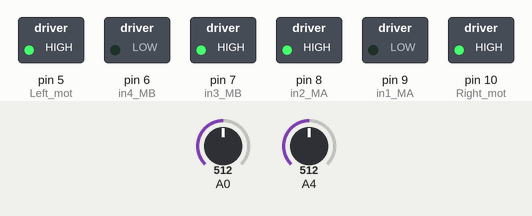
Simulated run of this sketch. Board: Arduino Uno, built with avr-gcc and run on an emulated ATmega328P. Parts: switched loads named in the sketch (green lamp = pin HIGH). Inputs (shaded band) come from the test bench; at power-on: A0 = 512, A4 = 512.

Above: at 1.2 s.
1.3 s: A0 set to 306
At 2.2 s:
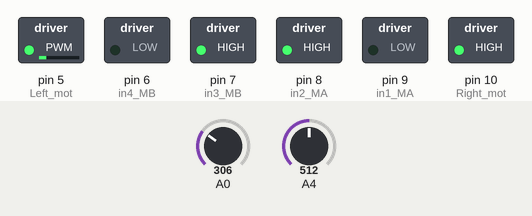
2.8 s: A4 set to 410
4.3 s: A4 set to 384
Timing chart, 0 to 5.2 s (numbered marks = the images above; inputs shaded):
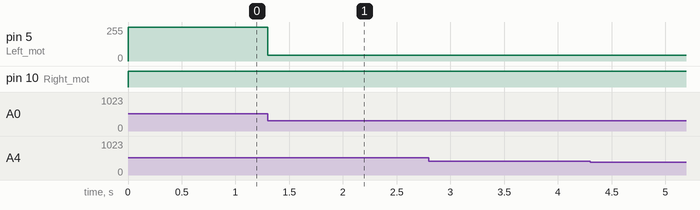

The sketch:

followerzero.ino
```cpp
#define Left_mot 5 // Left motor PWM
#define Right_mot 10 // Right motor PWM

int in1_MA = 9, in2_MA = 8, in3_MB = 7, in4_MB = 6;

int L_sens; // Left Sensor
int R_sens; // Right Sensor
int state; //which state the robot is in (turning left, turning right, straight)

void setup(){ // Will apply 5V to each of these pins when needed
  pinMode (Left_mot, OUTPUT);
  pinMode (Right_mot, OUTPUT);

  pinMode(in1_MA, OUTPUT);
  pinMode(in2_MA, OUTPUT);
  pinMode(in3_MB, OUTPUT);
  pinMode(in4_MB, OUTPUT);

  // set motor direction to forward
  digitalWrite(in1_MA, LOW);
  digitalWrite(in2_MA, HIGH);
  digitalWrite(in3_MB, HIGH);
  digitalWrite(in4_MB, LOW);

  state = 1; //state will equal 1 and bot will go straight
}

void loop() // start of main function and will keep repeating
{
  L_sens = analogRead(0)/4; // Reads the left sensor
  R_sens = analogRead(4)/4; // Reads the right sensor

//-----------------------------------------------------------------------------------
  if (state ==1) //state will make robot go straight or continue with the last state it was in
  {

  analogWrite(Left_mot,255);
  analogWrite(Right_mot,255);

    if (R_sens < 100) // Compares the right sensor to a certain range
    {
      state = 2;
    }
    else if (L_sens < 100) // Compares the left sensor to a certain range
    {
      state = 3;
    }
  }
//-----------------------------------------------------------------------------------
  else if (state == 2) // state where robot is turning right
  {

    analogWrite(Right_mot,45); // Writes a PWM signal to the Left motor pin
    analogWrite(Left_mot,255); // Writes a PWM signal to the Right motor pin

    if (L_sens < 100) // Compares the right sensor to a certain range
    {
      state = 3;
    }
    else if (R_sens < 100 && L_sens < 100)
    {
      state = 1;
    }
  }
//---------------------------------------------------
  else if(state == 3) // state where robot is turning left
  {
    analogWrite(Right_mot,255); // Writes a PWM signal to the Right motor pin
    analogWrite(Left_mot,45); // Writes a PWM signal to the Left motor pin

    if (R_sens < 100) // Compares the right sensor to a certain range
    {
      state = 2;
    }
    else if (R_sens < 100 && L_sens < 100)

    {
      state = 1;
    }
  }
}
```

Measured:
- after the input at 1.3 s, pin 5 (Left_mot): 255/255 → 45/255 at once
